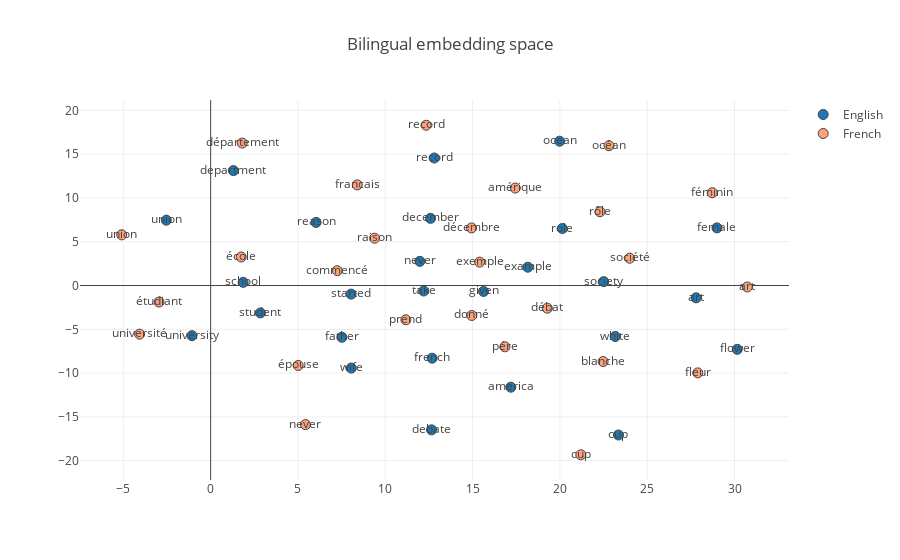

Notebook source saved alongside this figure:
### Code cell
display_wordembedding_tsnescatterplot(en_dictionary, fr_dictionary, bilingual_pairs, "Bilingual embedding space")

### Figure 1 — Plotly figure (JSON) as saved in the notebook; plotly's stock layout.template omitted (floating-point values rounded to 4 significant figures)
{"data": [{"marker": {"color": "lightnavy", "line": {"width": 1}, "size": 10}, "mode": "markers+text", "name": "English", "text": ["female", "french", "society", "started", "flower", "student", "university", "ocean", "december", "debate", "art", "white", "given", "take", "record", "cup", "union", "example", "department", "father", "never", "reason", "america", "role", "school", "wife"], "type": "scatter", "x": [29.0, 12.68, 22.51, 8.044, 30.16, 2.85, -1.068, 19.99, 12.59, 12.65, 27.8, 23.17, 15.63, 12.2, 12.81, 23.35, -2.539, 18.16, 1.301, 7.513, 11.98, 6.037, 17.19, 20.14, 1.861, 8.053], "y": [6.581, -8.297, 0.4406, -0.9805, -7.287, -3.13, -5.726, 16.48, 7.668, -16.48, -1.408, -5.821, -0.6742, -0.6272, 14.56, -17.07, 7.461, 2.091, 13.12, -5.91, 2.758, 7.211, -11.61, 6.505, 0.3634, -9.431]}, {"marker": {"color": "lightsalmon", "line": {"width": 1}, "size": 10}, "mode": "markers+text", "name": "French", "text": ["féminin", "francais", "société", "commencé", "fleur", "étudiant", "université", "océan", "décembre", "débat", "art", "blanche", "donné", "prend", "record", "cup", "union", "exemple", "département", "pére", "never", "raison", "amérique", "rôle", "école", "épouse"], "type": "scatter", "x": [28.72, 8.397, 24.0, 7.251, 27.9, -2.957, -4.071, 22.81, 14.94, 19.28, 30.73, 22.48, 14.95, 11.18, 12.34, 21.2, -5.094, 15.41, 1.807, 16.85, 5.431, 9.388, 17.45, 22.3, 1.747, 5.013], "y": [10.6, 11.49, 3.117, 1.693, -9.976, -1.888, -5.551, 15.96, 6.576, -2.589, -0.1664, -8.679, -3.422, -3.912, 18.3, -19.32, 5.789, 2.673, 16.27, -6.998, -15.88, 5.403, 11.13, 8.424, 3.258, -9.128]}], "layout": {"hovermode": "closest", "title": "Bilingual embedding space"}}
